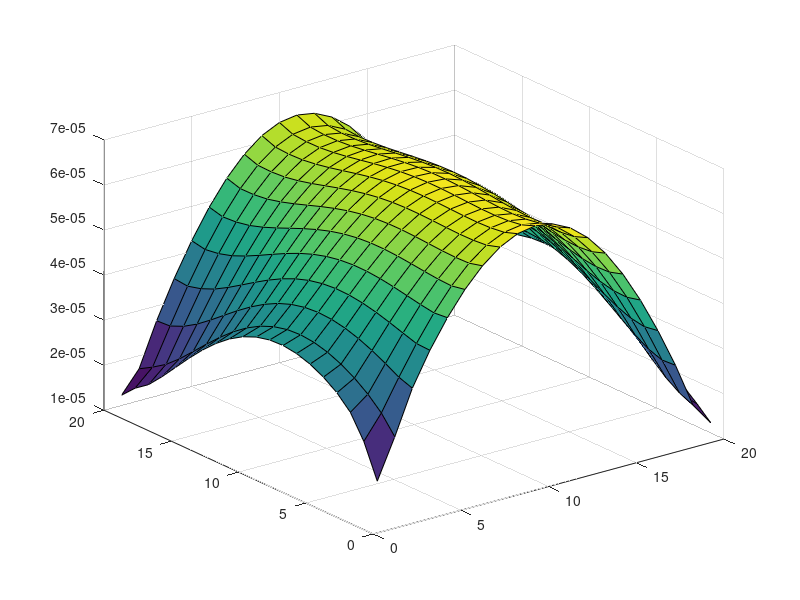
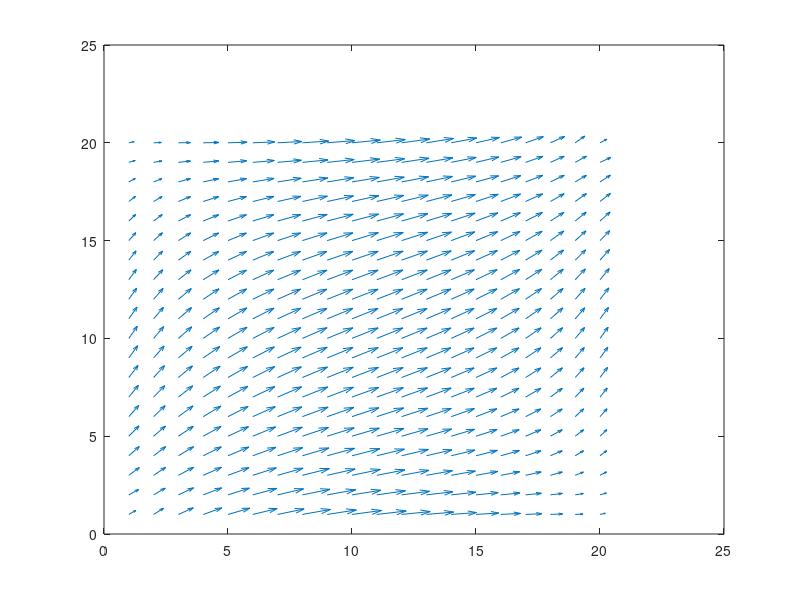

These charts were generated, in order, by the following MATLAB code:

% Program Parameters

N=20;

iterations=200;
left_bound=1;
right_bound=1;
top_bound=0;
bottom_bound=0;
V=zeros(N,N);
%Ex=zeros(ny,nx);
V(1,:)=top_bound;
V(N,:)=bottom_bound;
V(:,1)=left_bound;
V(:,N)=right_bound;
for t=1:iterations
for i=2:N-1
 for j = 2:N-1
    V(i,j)= (V(i+1,j)+V(i-1,j)+V(i,j+1)+V(i,j-1))/4;
     
   
  
 end 
end
 [Ex,Ey]=gradient(V);

   

    figure(1)
    Emag=sqrt(Ex.^2+Ey.^2);
    surf(Emag)  
    V=imboxfilt(V,3);
    
end
    
    
    figure(3)
    quiver(Ex,Ey) 